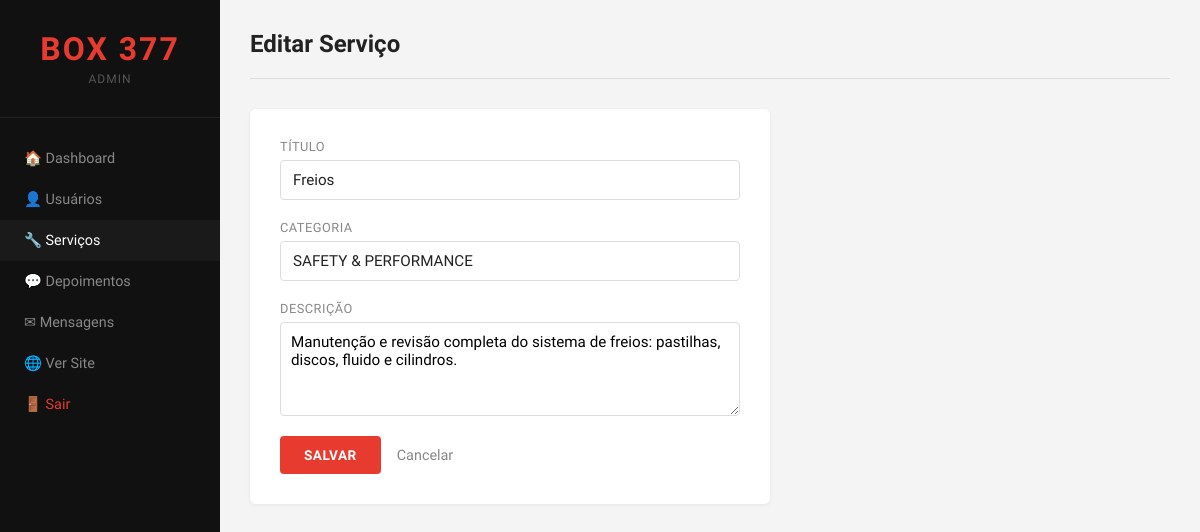
The page /admin/servico-editar.php?id=1 (signed in) on the database its author committed.
### tables this page shows
CREATE TABLE IF NOT EXISTS servicos (
    id        INT AUTO_INCREMENT PRIMARY KEY,
    titulo    VARCHAR(100) NOT NULL,
    descricao TEXT NOT NULL,
    categoria VARCHAR(100)
);

### admin/servico-editar.php (the view, shortened to what this page needs)
<?php
require '../includes/conexao.php';
$id = (int) $_GET['id'];
$resultado = mysqli_query($conn, "SELECT * FROM servicos WHERE id = $id");
$servico = mysqli_fetch_assoc($resultado);
?>
<!DOCTYPE html>
<html lang="pt-br">
<head>
    <link rel="stylesheet" href="../css/admin.css">
</head>
<body>
<div class="admin-layout">
    <aside class="sidebar">
        <div class="sidebar-logo"><h2>BOX 377</h2><span>Admin</span></div>
        <nav class="sidebar-nav">
            <a href="painel.php">🏠 Dashboard</a>
            <a href="usuarios.php">👤 Usuários</a>
            <a href="servicos.php" class="ativo">🔧 Serviços</a>
            <a href="depoimentos.php">💬 Depoimentos</a>
            <a href="mensagens.php">✉ Mensagens</a>
            <a href="../index.php" target="_blank">🌐 Ver Site</a>
            <a href="logout.php" class="logout">🚪 Sair</a>
        </nav>
    </aside>
    <main class="admin-main">
        <header class="admin-header">
            <h2>Editar Serviço</h2>
        </header>
        <div class="form-admin">
            <form action="" method="post">
                <div class="campo">
                    <label>Título</label>
                    <input type="text" name="titulo" value="<?php echo $servico['titulo']; ?>" required>
                </div>
                <div class="campo">
                    <label>Categoria</label>
                    <input type="text" name="categoria" value="<?php echo $servico['categoria']; ?>">
                </div>
                <div class="campo">
                    <label>Descrição</label>
                    <textarea name="descricao" rows="4" style="padding:10px;border:1px solid #ddd;border-radius:4px;font-family:inherit;font-size:0.95rem;" required><?php echo $servico['descricao']; ?></textarea>
                </div>
                <div class="form-botoes">
                    <input type="submit" name="salvar" value="SALVAR">
                    <a href="servicos.php" class="btn-cancelar">Cancelar</a>
                </div>
            </form>
        </div>
    </main>
</div>
</body>
</html>

### css/admin.css (style rules this page uses)
* { margin: 0; padding: 0; box-sizing: border-box; }
body { font-family: 'Hanken Grotesk', sans-serif; background-color: #f4f4f4; color: #222; }
.admin-layout { display: flex; min-height: 100vh; }
.sidebar { width: 220px; background-color: #111; display: flex; flex-direction: column; padding: 30px 0; flex-shrink: 0; }
.sidebar-logo { text-align: center; padding: 0 20px 30px; border-bottom: 1px solid #222; }
.sidebar-logo h2 { font-family: 'Sora', sans-serif; font-size: 2rem; font-weight: 800; color: #e63b2e; letter-spacing: 2px; }
.sidebar-logo span { color: #555; font-size: 0.75rem; text-transform: uppercase; letter-spacing: 1px; }
.sidebar-nav { display: flex; flex-direction: column; margin-top: 20px; }
.sidebar-nav a { color: #888; text-decoration: none; padding: 12px 24px; font-size: 0.9rem; transition: background-color 0.2s, color 0.2s; }
.sidebar-nav a:hover, .sidebar-nav a.ativo { background-color: #1a1a1a; color: #fff; }
.sidebar-nav a.logout { margin-top: auto; color: #e63b2e; }
.admin-main { flex: 1; padding: 30px; }
.admin-header { display: flex; justify-content: space-between; align-items: center; margin-bottom: 30px; padding-bottom: 20px; border-bottom: 1px solid #ddd; }
.admin-header h2 { font-family: 'Sora', sans-serif; font-size: 1.5rem; font-weight: 700; }
.form-admin { background-color: #fff; border-radius: 6px; padding: 30px; max-width: 520px; box-shadow: 0 1px 4px rgba(0,0,0,0.06); }
.campo { margin-bottom: 20px; display: flex; flex-direction: column; gap: 6px; }
.campo label { color: #888; font-size: 0.8rem; text-transform: uppercase; letter-spacing: 0.5px; }
.campo input[type="text"], .campo input[type="email"], .campo input[type="password"], .campo input[type="file"] { padding: 10px 12px; border: 1px solid #ddd; border-radius: 4px; font-family: 'Hanken Grotesk', sans-serif; font-size: 0.95rem; color: #222; transition: border-color 0.2s; }
.form-botoes { display: flex; align-items: center; gap: 16px; margin-top: 8px; }
.form-botoes input[type="submit"] { background-color: #e63b2e; color: #fff; border: none; border-radius: 4px; padding: 11px 24px; font-family: 'Sora', sans-serif; font-size: 0.85rem; font-weight: 700; letter-spacing: 0.5px; cursor: pointer; transition: background-color 0.2s; }
.btn-cancelar { color: #888; text-decoration: none; font-size: 0.9rem; transition: color 0.2s; }

### rows shown on the page
servicos: titulo "Freios", categoria "SAFETY & PERFORMANCE", descricao "Manutenção e revisão completa do sistema de freios: pastilhas, discos, fluido e cilindros."
